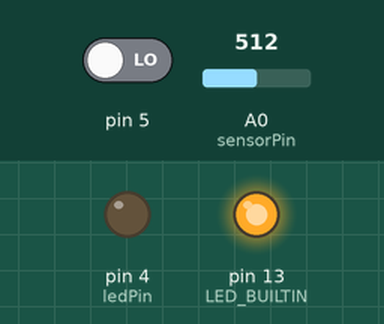
Recording of a sketch running on a simulated Arduino Uno, built with avr-gcc and run on an emulated ATmega328P. Shown: output pins drawn as LEDs (lit = HIGH). The inputs (shaded band) are chosen by the test bench; at power-on: A0 (sensorPin) = 512, pin 5 LOW. What the sketch prints to the serial monitor is not drawn.

Above: at 6.2 s.
6.3 s: A0 (sensorPin) set to 106
9.3 s: A0 (sensorPin) set to 90
12.3 s: pin 5 driven HIGH
At 13.4 s:
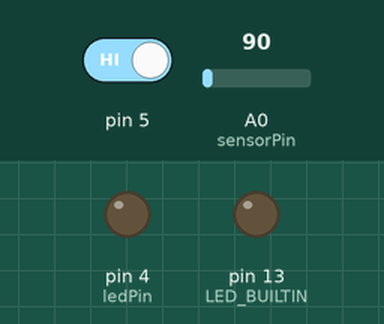
Timing chart, 0 to 18.9 s (numbered marks = the images above; inputs shaded):
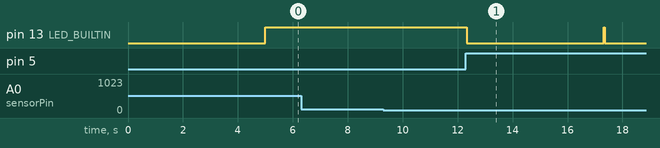

Measured:
- after the input at 6.3 s, every drawn part: stays the same
- after the input at 9.3 s, every drawn part: stays the same
- after the input at 12.3 s, pin 13 (LED_BUILTIN): HIGH → LOW at once, → HIGH 5.0 s later, → LOW 0.03 s later

The sketch:

photocell_calibrated.ino
```cpp
/*
  HUZZAH Feather analog Input to serial and analog out with calibration
*/

// These constants won't change. They're used to give names to the pins used:
const int sensorPin = A0;  // Analog input pin that the sensor is attached to
const int ledPin = 4; // Analog output pin that the LED is attached to

// variables
int sensorValue = 0;         // the sensor value
int sensorMin = 1023;        // minimum sensor value
int sensorMax = 0;           // maximum sensor value

void setup() {
  // initialize serial communications at 9600 bps:
  Serial.begin(9600);
  pinMode(ledPin, OUTPUT);
  pinMode(LED_BUILTIN, OUTPUT);

  calibrateSensor();
}

void loop() {

  // optional switch to recalibrate
  if (digitalRead(5) == HIGH) {
    calibrateSensor();
  }

  // read the sensor:
  sensorValue = analogRead(sensorPin);

  // apply the calibration to the sensor reading
  int outputValue = map(sensorValue, sensorMin, sensorMax, 0, 1023);

  // in case the sensor value is outside the range seen during calibration
  outputValue = constrain(outputValue, 0, 1023);

  // fade the LED using the calibrated value:
  analogWrite(ledPin, outputValue);

  // print the results to the Serial Monitor:
  Serial.print("sensor = ");
  Serial.print(sensorValue);
  Serial.print("\t output = ");
  Serial.println(outputValue);

  // wait 5  milliseconds before the next loop for the analog-to-digital
  // converter to settle after the last reading:
  delay(5);
}

void calibrateSensor() {
  digitalWrite(LED_BUILTIN, LOW);

  // calibrate during the first five seconds
  long currentTime = millis();
  Serial.println("calibration");
  while (millis() < (currentTime + 5000)) {
    sensorValue = analogRead(sensorPin);

    // record the maximum sensor value
    if (sensorValue > sensorMax) {
      sensorMax = sensorValue;
    }

    // record the minimum sensor value
    if (sensorValue < sensorMin) {
      sensorMin = sensorValue;
    }
    Serial.print(".");
    yield(); // THIS IS IMPORTANT
  }
  Serial.println();
  // signal the end of the calibration period
  digitalWrite(LED_BUILTIN, HIGH);

}
```
